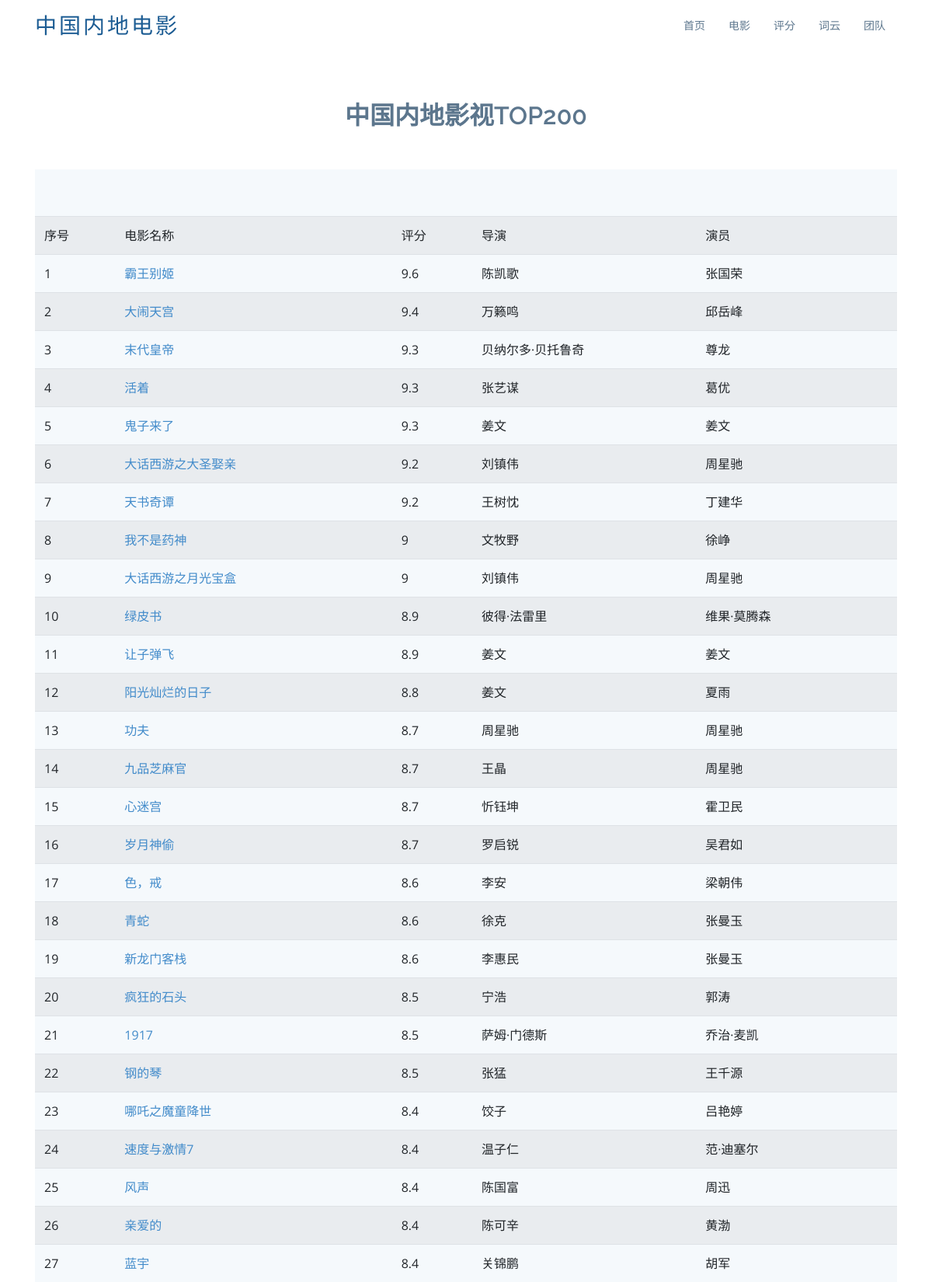
The page /movie (upper part) on the database its author committed.
### tables this page shows
CREATE TABLE movie200
    (
    id integer primary key autoincrement,
    directors text,
    rate numeric,  
    title varchar,
    url text,
    casts text,
    cover text
    );

### app.py (the view)
@app. route('/movie')
def movie() :
    i=1
    datalist = []#建造一个空列表，存放data数据
    con = sqlite3.connect("chinamovie.db")#获取连接对象
    cur = con.cursor()#获取游标
    sql = "select * from movie200 order by rate desc "
    data = cur.execute(sql)
    for item in data:
        item=item+(i,)
        datalist.append(item)
        i=i+1
    cur.close()
    con.close()
    return render_template("movie.html",movies = datalist)#把datalist数据传给movies变量，放到网页上

### templates/movie.html (shortened to what this page needs)
<!DOCTYPE html>
<html lang="en">
<head>
  <link href="static/assets/vendor/bootstrap/css/bootstrap.min.css" rel="stylesheet">
  <link href="static/assets/vendor/icofont/icofont.min.css" rel="stylesheet">
  <link href="static/assets/vendor/boxicons/css/boxicons.min.css" rel="stylesheet">
  <link href="static/assets/vendor/animate.css/animate.min.css" rel="stylesheet">
  <link href="static/assets/vendor/venobox/venobox.css" rel="stylesheet">
  <link href="static/assets/vendor/aos/aos.css" rel="stylesheet">
  <link href="static/assets/css/style.css" rel="stylesheet">
</head>
<body>
  <header id="header">
    <div class="container">
      <div class="logo float-left">
        <h1 class="text-light"><a href="temp.html"><span>中国内地电影</span></a></h1>
      </div>
      <nav class="nav-menu float-right d-none d-lg-block">
        <ul>
          <li class="/index"><a href="/index">首页</a></li>
          <li><a href="/movie">电影</a></li>
          <li><a href="/rates">评分</a></li>
          <li><a href="/actors">词云</a></li>
          <li><a href="/team">团队</a></li>
        </ul>
      </nav>
    </div>
  </header>
  <section id="team" class="team">
    <div class="container">
      <div class="section-title">
        <h2>中国内地影视TOP200</h2>
      </div>
      <section class="counts section-bg">
        <div class="container">
          <div class="row">
          <table class="table table-striped">
           <tr>
              <td>序号</td>
              <td>电影名称</td>
              <td>评分</td>
              <td>导演</td>
              <td>演员</td>
            </tr>
           {% for movie in movies %}
            <tr>
              <td>{{movie[7]}}</td>
              <td>
                <a href="{{movie[4]}}" target="_blank">
                  {{movie[3]}}
                  </a>
              </td>
              <td>{{movie[2]}}</td>
              <td>{{movie[1]}}</td>
              <td>{{movie[5]}}</td>
            </tr>
            {% endfor %}
          </table>
        </div>
        </div>
      </section>
    </div>
  </section>
</body>
</html>

### static/assets/css/style.css (style rules this page uses)
body { font-family: "Open Sans", sans-serif; color: #444; }
a { color: #428bca; }
h1, h2, h3, h4, h5, h6, .font-primary { font-family: "Raleway", sans-serif; }
#header { height: 70px; transition: all 0.5s; transition: all 0.5s; padding: 10px 0; background: #fff; z-index: 997; }
#header .logo h1 { font-size: 28px; margin: 0; padding: 10px 0; line-height: 1; font-weight: 400; letter-spacing: 3px; text-transform: uppercase; }
#header .logo h1 a, #header .logo h1 a:hover { color: #1c5c93; text-decoration: none; }
.nav-menu, .nav-menu * { margin: 0; padding: 0; list-style: none; }
.nav-menu > ul > li { position: relative; white-space: nowrap; float: left; }
.nav-menu a { display: block; position: relative; color: #5c768d; padding: 12px 15px; transition: 0.3s; font-size: 14px; font-family: "Open Sans", sans-serif; }
.mobile-nav { position: fixed; top: 0; bottom: 0; z-index: 9999; overflow-y: auto; left: -260px; width: 260px; padding-top: 18px; background: #1f3548; transition: 0.4s; }
.mobile-nav * { margin: 0; padding: 0; list-style: none; }
.mobile-nav a { display: block; position: relative; color: #e3f0fc; padding: 10px 20px; font-weight: 500; }
section { padding: 60px 0; }
.section-bg { background-color: #f5f9fc; }
.section-title { text-align: center; padding-bottom: 30px; }
.section-title h2 { font-size: 32px; font-weight: 600; margin-bottom: 20px; padding-bottom: 0; color: #5c768d; }
.counts { padding-bottom: 30px; }
.team { background: #fff; padding: 60px 0 30px 0; }

### rows shown on the page
movie200: movie "1", title "霸王别姬", rate "9.6", directors "陈凯歌", casts "张国荣"
movie200: movie "2", title "大闹天宫", rate "9.4", directors "万籁鸣", casts "邱岳峰"
movie200: movie "3", title "末代皇帝", rate "9.3", directors "贝纳尔多·贝托鲁奇", casts "尊龙"
movie200: movie "4", title "活着", rate "9.3", directors "张艺谋", casts "葛优"
movie200: movie "5", title "鬼子来了", rate "9.3", directors "姜文", casts "姜文"
movie200: movie "6", title "大话西游之大圣娶亲", rate "9.2", directors "刘镇伟", casts "周星驰"
movie200: movie "7", title "天书奇谭", rate "9.2", directors "王树忱", casts "丁建华"
movie200: movie "8", title "我不是药神", rate "9", directors "文牧野", casts "徐峥"
movie200: rate "9", title "大话西游之月光宝盒", directors "刘镇伟", casts "周星驰"
movie200: id "10", title "绿皮书", rate "8.9", directors "彼得·法雷里", casts "维果·莫腾森"
movie200: movie "11", title "让子弹飞", rate "8.9", directors "姜文", casts "姜文"
movie200: movie "12", title "阳光灿烂的日子", rate "8.8", directors "姜文", casts "夏雨"
movie200: movie "13", title "功夫", rate "8.7", directors "周星驰", casts "周星驰"
movie200: movie "14", title "九品芝麻官", rate "8.7", directors "王晶", casts "周星驰"
movie200: movie "15", title "心迷宫", rate "8.7", directors "忻钰坤", casts "霍卫民"
movie200: movie "16", title "岁月神偷", rate "8.7", directors "罗启锐", casts "吴君如"
movie200: movie "17", title "色，戒", rate "8.6", directors "李安", casts "梁朝伟"
movie200: movie "18", title "青蛇", rate "8.6", directors "徐克", casts "张曼玉"
movie200: movie "19", title "新龙门客栈", rate "8.6", directors "李惠民", casts "张曼玉"
movie200: movie "20", title "疯狂的石头", rate "8.5", directors "宁浩", casts "郭涛"
movie200: movie "21", title "1917", rate "8.5", directors "萨姆·门德斯", casts "乔治·麦凯"
movie200: movie "22", title "钢的琴", rate "8.5", directors "张猛", casts "王千源"
movie200: movie "23", title "哪吒之魔童降世", rate "8.4", directors "饺子", casts "吕艳婷"
movie200: movie "24", title "速度与激情7", rate "8.4", directors "温子仁", casts "范·迪塞尔"
movie200: movie "25", title "风声", rate "8.4", directors "陈国富", casts "周迅"
movie200: movie "26", title "亲爱的", rate "8.4", directors "陈可辛", casts "黄渤"
movie200: movie "27", title "蓝宇", rate "8.4", directors "关锦鹏", casts "胡军"
